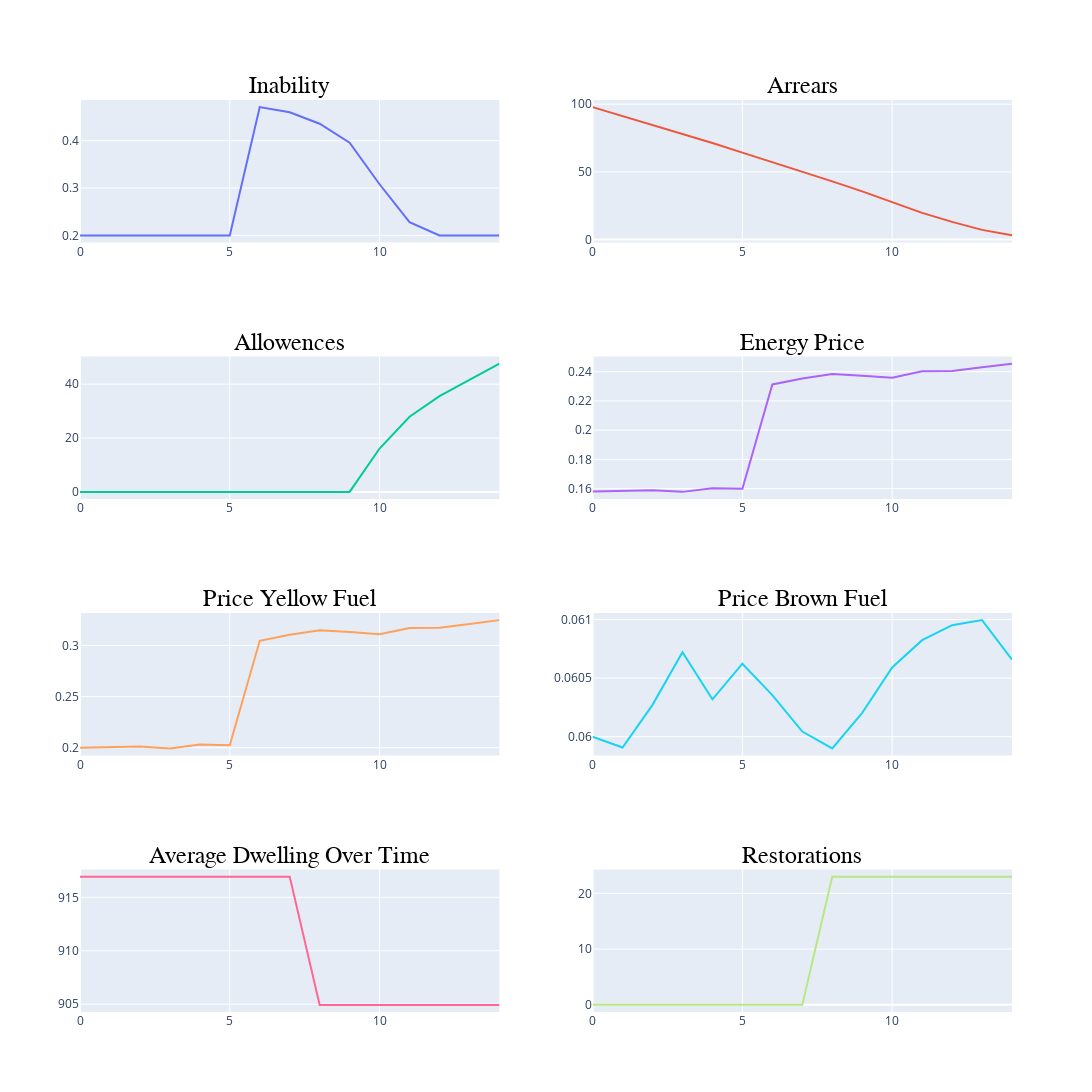

Notebook code cell kept with this figure:
### Code cell
# Model-level data
fig = sp.make_subplots(rows=int(len(model_data.columns)/2), cols=2, subplot_titles=model_data.columns)
color_discrete_sequence=px.colors.qualitative.Plotly  # Default color sequence

for i, col in enumerate(model_data.columns, start=1):
    fig.add_trace(go.Scatter(x=model_data.index, y=model_data[col], mode='lines', name=col, line=dict(color=color_discrete_sequence[(i-1) % len(color_discrete_sequence)])), row=int((i-1)/2)+1, col=((i-1)%2)+1)

fig.update_layout(height=400*int(len(model_data.columns)/2), width=1600, title_text="", showlegend=False)

# Update the subplot titles
for i in fig['layout']['annotations']:
    i['font'] = dict(size=24, color='black', family="Arial")  # Adjust size, color, and font here

fig.show()

### Figure 1 — Plotly figure (JSON) as saved in the notebook; plotly's stock layout.template omitted (floating-point values rounded to 4 significant figures)
{"data": [{"line": {"color": "#636EFA"}, "mode": "lines", "name": "Inability", "type": "scatter", "x": [0, 1, 2, 3, 4, 5, 6, 7, 8, 9, 10, 11, 12, 13, 14], "xaxis": "x", "y": [0.2, 0.2, 0.2, 0.2, 0.2, 0.2, 0.471, 0.46, 0.436, 0.396, 0.308, 0.228, 0.2, 0.2, 0.2], "yaxis": "y"}, {"line": {"color": "#EF553B"}, "mode": "lines", "name": "Arrears", "type": "scatter", "x": [0, 1, 2, 3, 4, 5, 6, 7, 8, 9, 10, 11, 12, 13, 14], "xaxis": "x2", "y": [97.85, 91.36, 84.9, 78.23, 71.34, 64.2, 57.33, 50.31, 42.99, 35.59, 27.77, 19.74, 13.05, 7.14, 3.088], "yaxis": "y2"}, {"line": {"color": "#00CC96"}, "mode": "lines", "name": "Allowences", "type": "scatter", "x": [0, 1, 2, 3, 4, 5, 6, 7, 8, 9, 10, 11, 12, 13, 14], "xaxis": "x3", "y": [0, 0, 0, 0, 0, 0, 0, 0, 0, 0, 16.1, 27.9, 35.6, 41.7, 47.65], "yaxis": "y3"}, {"line": {"color": "#AB63FA"}, "mode": "lines", "name": "Energy Price", "type": "scatter", "x": [0, 1, 2, 3, 4, 5, 6, 7, 8, 9, 10, 11, 12, 13, 14], "xaxis": "x4", "y": [0.158, 0.1586, 0.1589, 0.1578, 0.1603, 0.1599, 0.2313, 0.2354, 0.2384, 0.2372, 0.2359, 0.2402, 0.2404, 0.243, 0.2455], "yaxis": "y4"}, {"line": {"color": "#FFA15A"}, "mode": "lines", "name": "Price Yellow Fuel", "type": "scatter", "x": [0, 1, 2, 3, 4, 5, 6, 7, 8, 9, 10, 11, 12, 13, 14], "xaxis": "x5", "y": [0.2, 0.2009, 0.2011, 0.1994, 0.2031, 0.2024, 0.3045, 0.3105, 0.3149, 0.313, 0.311, 0.3171, 0.3173, 0.3211, 0.3248], "yaxis": "y5"}, {"line": {"color": "#19D3F3"}, "mode": "lines", "name": "Price Brown Fuel", "type": "scatter", "x": [0, 1, 2, 3, 4, 5, 6, 7, 8, 9, 10, 11, 12, 13, 14], "xaxis": "x6", "y": [0.06, 0.05991, 0.06027, 0.06072, 0.06032, 0.06062, 0.06036, 0.06004, 0.0599, 0.0602, 0.06059, 0.06082, 0.06095, 0.061, 0.06066], "yaxis": "y6"}, {"line": {"color": "#FF6692"}, "mode": "lines", "name": "Average Dwelling Over Time", "type": "scatter", "x": [0, 1, 2, 3, 4, 5, 6, 7, 8, 9, 10, 11, 12, 13, 14], "xaxis": "x7", "y": [916.9, 916.9, 916.9, 916.9, 916.9, 916.9, 916.9, 916.9, 904.9, 904.9, 904.9, 904.9, 904.9, 904.9, 904.9], "yaxis": "y7"}, {"line": {"color": "#B6E880"}, "mode": "lines", "name": "Restorations", "type": "scatter", "x": [0, 1, 2, 3, 4, 5, 6, 7, 8, 9, 10, 11, 12, 13, 14], "xaxis": "x8", "y": [0, 0, 0, 0, 0, 0, 0, 0, 23, 23, 23, 23, 23, 23, 23], "yaxis": "y8"}], "layout": {"annotations": [{"font": {"color": "black", "family": "Arial", "size": 24}, "showarrow": false, "text": "Inability", "x": 0.225, "xanchor": "center", "xref": "paper", "y": 1, "yanchor": "bottom", "yref": "paper"}, {"font": {"color": "black", "family": "Arial", "size": 24}, "showarrow": false, "text": "Arrears", "x": 0.775, "xanchor": "center", "xref": "paper", "y": 1, "yanchor": "bottom", "yref": "paper"}, {"font": {"color": "black", "family": "Arial", "size": 24}, "showarrow": false, "text": "Allowences", "x": 0.225, "xanchor": "center", "xref": "paper", "y": 0.7188, "yanchor": "bottom", "yref": "paper"}, {"font": {"color": "black", "family": "Arial", "size": 24}, "showarrow": false, "text": "Energy Price", "x": 0.775, "xanchor": "center", "xref": "paper", "y": 0.7188, "yanchor": "bottom", "yref": "paper"}, {"font": {"color": "black", "family": "Arial", "size": 24}, "showarrow": false, "text": "Price Yellow Fuel", "x": 0.225, "xanchor": "center", "xref": "paper", "y": 0.4375, "yanchor": "bottom", "yref": "paper"}, {"font": {"color": "black", "family": "Arial", "size": 24}, "showarrow": false, "text": "Price Brown Fuel", "x": 0.775, "xanchor": "center", "xref": "paper", "y": 0.4375, "yanchor": "bottom", "yref": "paper"}, {"font": {"color": "black", "family": "Arial", "size": 24}, "showarrow": false, "text": "Average Dwelling Over Time", "x": 0.225, "xanchor": "center", "xref": "paper", "y": 0.1562, "yanchor": "bottom", "yref": "paper"}, {"font": {"color": "black", "family": "Arial", "size": 24}, "showarrow": false, "text": "Restorations", "x": 0.775, "xanchor": "center", "xref": "paper", "y": 0.1562, "yanchor": "bottom", "yref": "paper"}], "height": 1600, "showlegend": false, "title": {"text": ""}, "width": 1600, "xaxis": {"anchor": "y", "domain": [0, 0.45]}, "xaxis2": {"anchor": "y2", "domain": [0.55, 1]}, "xaxis3": {"anchor": "y3", "domain": [0, 0.45]}, "xaxis4": {"anchor": "y4", "domain": [0.55, 1]}, "xaxis5": {"anchor": "y5", "domain": [0, 0.45]}, "xaxis6": {"anchor": "y6", "domain": [0.55, 1]}, "xaxis7": {"anchor": "y7", "domain": [0, 0.45]}, "xaxis8": {"anchor": "y8", "domain": [0.55, 1]}, "yaxis": {"anchor": "x", "domain": [0.8438, 1]}, "yaxis2": {"anchor": "x2", "domain": [0.8438, 1]}, "yaxis3": {"anchor": "x3", "domain": [0.5625, 0.7188]}, "yaxis4": {"anchor": "x4", "domain": [0.5625, 0.7188]}, "yaxis5": {"anchor": "x5", "domain": [0.2812, 0.4375]}, "yaxis6": {"anchor": "x6", "domain": [0.2812, 0.4375]}, "yaxis7": {"anchor": "x7", "domain": [0, 0.1562]}, "yaxis8": {"anchor": "x8", "domain": [0, 0.1562]}}}
